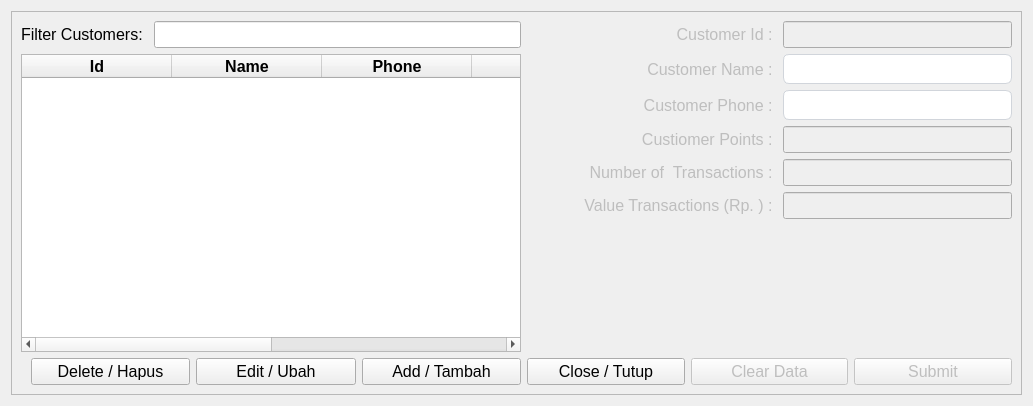
<?xml version="1.0" encoding="UTF-8"?>
<ui version="4.0">
 <class>Form</class>
 <widget class="QWidget" name="Form">
  <property name="geometry">
   <rect>
    <x>0</x>
    <y>0</y>
    <width>1033</width>
    <height>406</height>
   </rect>
  </property>
  <property name="font">
   <font>
    <pointsize>12</pointsize>
   </font>
  </property>
  <property name="windowTitle">
   <string>Customers</string>
  </property>
  <layout class="QGridLayout" name="gridLayout_2">
   <item row="0" column="0">
    <widget class="QFrame" name="frame">
     <property name="font">
      <font>
       <pointsize>12</pointsize>
      </font>
     </property>
     <property name="frameShape">
      <enum>QFrame::StyledPanel</enum>
     </property>
     <property name="frameShadow">
      <enum>QFrame::Raised</enum>
     </property>
     <layout class="QGridLayout" name="gridLayout">
      <item row="0" column="0">
       <layout class="QHBoxLayout" name="horizontalLayout_3">
        <item>
         <layout class="QVBoxLayout" name="verticalLayout_7">
          <item>
           <layout class="QHBoxLayout" name="horizontalLayout_4">
            <item>
             <widget class="QLabel" name="filter_customers_label">
              <property name="maximumSize">
               <size>
                <width>16777215</width>
                <height>16777215</height>
               </size>
              </property>
              <property name="font">
               <font>
                <pointsize>12</pointsize>
               </font>
              </property>
              <property name="text">
               <string>Filter Customers: </string>
              </property>
              <property name="alignment">
               <set>Qt::AlignLeading|Qt::AlignLeft|Qt::AlignVCenter</set>
              </property>
             </widget>
            </item>
            <item>
             <widget class="QLineEdit" name="filter_customers_input">
              <property name="minimumSize">
               <size>
                <width>0</width>
                <height>0</height>
               </size>
              </property>
              <property name="maximumSize">
               <size>
                <width>16777215</width>
                <height>16777215</height>
               </size>
              </property>
              <property name="font">
               <font>
                <pointsize>12</pointsize>
               </font>
              </property>
             </widget>
            </item>
           </layout>
          </item>
          <item>
           <widget class="QTableWidget" name="customers_table">
            <property name="minimumSize">
             <size>
              <width>500</width>
              <height>0</height>
             </size>
            </property>
            <property name="maximumSize">
             <size>
              <width>16777215</width>
              <height>16777215</height>
             </size>
            </property>
            <attribute name="horizontalHeaderDefaultSectionSize">
             <number>150</number>
            </attribute>
            <column>
             <property name="text">
              <string>Id</string>
             </property>
             <property name="font">
              <font>
               <pointsize>12</pointsize>
               <weight>75</weight>
               <bold>true</bold>
              </font>
             </property>
             <property name="textAlignment">
              <set>AlignCenter</set>
             </property>
            </column>
            <column>
             <property name="text">
              <string>Name</string>
             </property>
             <property name="font">
              <font>
               <pointsize>12</pointsize>
               <weight>75</weight>
               <bold>true</bold>
              </font>
             </property>
             <property name="textAlignment">
              <set>AlignCenter</set>
             </property>
            </column>
            <column>
             <property name="text">
              <string>Phone</string>
             </property>
             <property name="font">
              <font>
               <pointsize>12</pointsize>
               <weight>75</weight>
               <bold>true</bold>
              </font>
             </property>
             <property name="textAlignment">
              <set>AlignCenter</set>
             </property>
            </column>
            <column>
             <property name="text">
              <string>Points</string>
             </property>
             <property name="font">
              <font>
               <pointsize>12</pointsize>
               <weight>75</weight>
               <bold>true</bold>
              </font>
             </property>
             <property name="textAlignment">
              <set>AlignCenter</set>
             </property>
            </column>
            <column>
             <property name="text">
              <string>Tx (#)</string>
             </property>
             <property name="font">
              <font>
               <pointsize>12</pointsize>
               <weight>75</weight>
               <bold>true</bold>
              </font>
             </property>
             <property name="textAlignment">
              <set>AlignCenter</set>
             </property>
             <property name="foreground">
              <brush brushstyle="NoBrush">
               <color alpha="255">
                <red>0</red>
                <green>0</green>
                <blue>0</blue>
               </color>
              </brush>
             </property>
            </column>
            <column>
             <property name="text">
              <string>Tx (Rp. )</string>
             </property>
             <property name="font">
              <font>
               <pointsize>12</pointsize>
               <weight>75</weight>
               <bold>true</bold>
              </font>
             </property>
             <property name="textAlignment">
              <set>AlignCenter</set>
             </property>
            </column>
           </widget>
          </item>
          <item>
           <layout class="QHBoxLayout" name="horizontalLayout_2">
            <property name="leftMargin">
             <number>10</number>
            </property>
            <item>
             <widget class="QPushButton" name="delete_customer_button">
              <property name="font">
               <font>
                <pointsize>12</pointsize>
               </font>
              </property>
              <property name="text">
               <string>Delete / Hapus</string>
              </property>
             </widget>
            </item>
            <item>
             <widget class="QPushButton" name="edit_customer_button">
              <property name="font">
               <font>
                <pointsize>12</pointsize>
               </font>
              </property>
              <property name="text">
               <string>Edit / Ubah</string>
              </property>
             </widget>
            </item>
            <item>
             <widget class="QPushButton" name="add_customer_button">
              <property name="font">
               <font>
                <pointsize>12</pointsize>
               </font>
              </property>
              <property name="text">
               <string>Add / Tambah</string>
              </property>
             </widget>
            </item>
           </layout>
          </item>
         </layout>
        </item>
        <item>
         <layout class="QVBoxLayout" name="verticalLayout">
          <item>
           <layout class="QFormLayout" name="formLayout">
            <item row="1" column="0">
             <widget class="QLabel" name="customer_name_label">
              <property name="enabled">
               <bool>false</bool>
              </property>
              <property name="minimumSize">
               <size>
                <width>250</width>
                <height>0</height>
               </size>
              </property>
              <property name="text">
               <string>Customer Name : </string>
              </property>
              <property name="alignment">
               <set>Qt::AlignRight|Qt::AlignTrailing|Qt::AlignVCenter</set>
              </property>
             </widget>
            </item>
            <item row="1" column="1">
             <widget class="QLineEdit" name="customer_name_input">
              <property name="enabled">
               <bool>false</bool>
              </property>
              <property name="minimumSize">
               <size>
                <width>0</width>
                <height>30</height>
               </size>
              </property>
              <property name="font">
               <font>
                <pointsize>12</pointsize>
               </font>
              </property>
              <property name="styleSheet">
               <string notr="true">QLineEdit{
	border: 1px solid #d1d5db;      /* Light gray border */
    border-radius: 6px;             /* Rounded corners */
    outline: none;                  /* Remove default outline */
    color: #333;                    /* Text color */
    background-color: #fff;       /* Light gray background */
    
}

QLineEdit:focus {
    border: 1px solid #93c5fd;       /* Blue border on focus */
    
    background-color: #ffffff;       /* White background when focused */
}</string>
              </property>
             </widget>
            </item>
            <item row="2" column="0">
             <widget class="QLabel" name="customer_phone_label">
              <property name="enabled">
               <bool>false</bool>
              </property>
              <property name="minimumSize">
               <size>
                <width>250</width>
                <height>0</height>
               </size>
              </property>
              <property name="text">
               <string>Customer Phone : </string>
              </property>
              <property name="alignment">
               <set>Qt::AlignRight|Qt::AlignTrailing|Qt::AlignVCenter</set>
              </property>
             </widget>
            </item>
            <item row="2" column="1">
             <widget class="QLineEdit" name="customer_phone_input">
              <property name="enabled">
               <bool>false</bool>
              </property>
              <property name="minimumSize">
               <size>
                <width>0</width>
                <height>30</height>
               </size>
              </property>
              <property name="font">
               <font>
                <pointsize>12</pointsize>
               </font>
              </property>
              <property name="styleSheet">
               <string notr="true">QLineEdit{
	border: 1px solid #d1d5db;      /* Light gray border */
    border-radius: 6px;             /* Rounded corners */
    outline: none;                  /* Remove default outline */
    color: #333;                    /* Text color */
    background-color: #fff;       /* Light gray background */
    
}

QLineEdit:focus {
    border: 1px solid #93c5fd;       /* Blue border on focus */
    
    background-color: #ffffff;       /* White background when focused */
}</string>
              </property>
             </widget>
            </item>
            <item row="0" column="0">
             <widget class="QLabel" name="customer_id_label">
              <property name="enabled">
               <bool>false</bool>
              </property>
              <property name="minimumSize">
               <size>
                <width>250</width>
                <height>0</height>
               </size>
              </property>
              <property name="text">
               <string>Customer Id : </string>
              </property>
              <property name="alignment">
               <set>Qt::AlignRight|Qt::AlignTrailing|Qt::AlignVCenter</set>
              </property>
             </widget>
            </item>
            <item row="0" column="1">
             <widget class="QLineEdit" name="customer_id_input">
              <property name="enabled">
               <bool>false</bool>
              </property>
             </widget>
            </item>
            <item row="3" column="0">
             <widget class="QLabel" name="customer_points_label">
              <property name="enabled">
               <bool>false</bool>
              </property>
              <property name="minimumSize">
               <size>
                <width>250</width>
                <height>0</height>
               </size>
              </property>
              <property name="text">
               <string>Custiomer Points : </string>
              </property>
              <property name="alignment">
               <set>Qt::AlignRight|Qt::AlignTrailing|Qt::AlignVCenter</set>
              </property>
             </widget>
            </item>
            <item row="3" column="1">
             <widget class="QLineEdit" name="customer_points_input">
              <property name="enabled">
               <bool>false</bool>
              </property>
             </widget>
            </item>
            <item row="4" column="0">
             <widget class="QLabel" name="customer_number_of_transactions_label">
              <property name="enabled">
               <bool>false</bool>
              </property>
              <property name="minimumSize">
               <size>
                <width>250</width>
                <height>0</height>
               </size>
              </property>
              <property name="text">
               <string>Number of  Transactions : </string>
              </property>
              <property name="alignment">
               <set>Qt::AlignRight|Qt::AlignTrailing|Qt::AlignVCenter</set>
              </property>
             </widget>
            </item>
            <item row="5" column="0">
             <widget class="QLabel" name="customer_value_transactions_label">
              <property name="enabled">
               <bool>false</bool>
              </property>
              <property name="minimumSize">
               <size>
                <width>250</width>
                <height>0</height>
               </size>
              </property>
              <property name="text">
               <string>Value Transactions (Rp. ) : </string>
              </property>
              <property name="alignment">
               <set>Qt::AlignRight|Qt::AlignTrailing|Qt::AlignVCenter</set>
              </property>
             </widget>
            </item>
            <item row="4" column="1">
             <widget class="QLineEdit" name="customer_number_of_transactions_input">
              <property name="enabled">
               <bool>false</bool>
              </property>
             </widget>
            </item>
            <item row="5" column="1">
             <widget class="QLineEdit" name="customer_value_transactions_input">
              <property name="enabled">
               <bool>false</bool>
              </property>
             </widget>
            </item>
           </layout>
          </item>
          <item>
           <spacer name="verticalSpacer_2">
            <property name="orientation">
             <enum>Qt::Vertical</enum>
            </property>
            <property name="sizeHint" stdset="0">
             <size>
              <width>20</width>
              <height>40</height>
             </size>
            </property>
           </spacer>
          </item>
          <item>
           <layout class="QHBoxLayout" name="horizontalLayout">
            <item>
             <widget class="QPushButton" name="close_customer_button">
              <property name="enabled">
               <bool>true</bool>
              </property>
              <property name="text">
               <string>Close / Tutup</string>
              </property>
             </widget>
            </item>
            <item>
             <widget class="QPushButton" name="clear_customer_button">
              <property name="enabled">
               <bool>false</bool>
              </property>
              <property name="text">
               <string>Clear Data</string>
              </property>
             </widget>
            </item>
            <item>
             <widget class="QPushButton" name="submit_customer_button">
              <property name="enabled">
               <bool>false</bool>
              </property>
              <property name="text">
               <string>Submit</string>
              </property>
             </widget>
            </item>
           </layout>
          </item>
         </layout>
        </item>
       </layout>
      </item>
     </layout>
    </widget>
   </item>
  </layout>
 </widget>
 <resources/>
 <connections/>
</ui>
